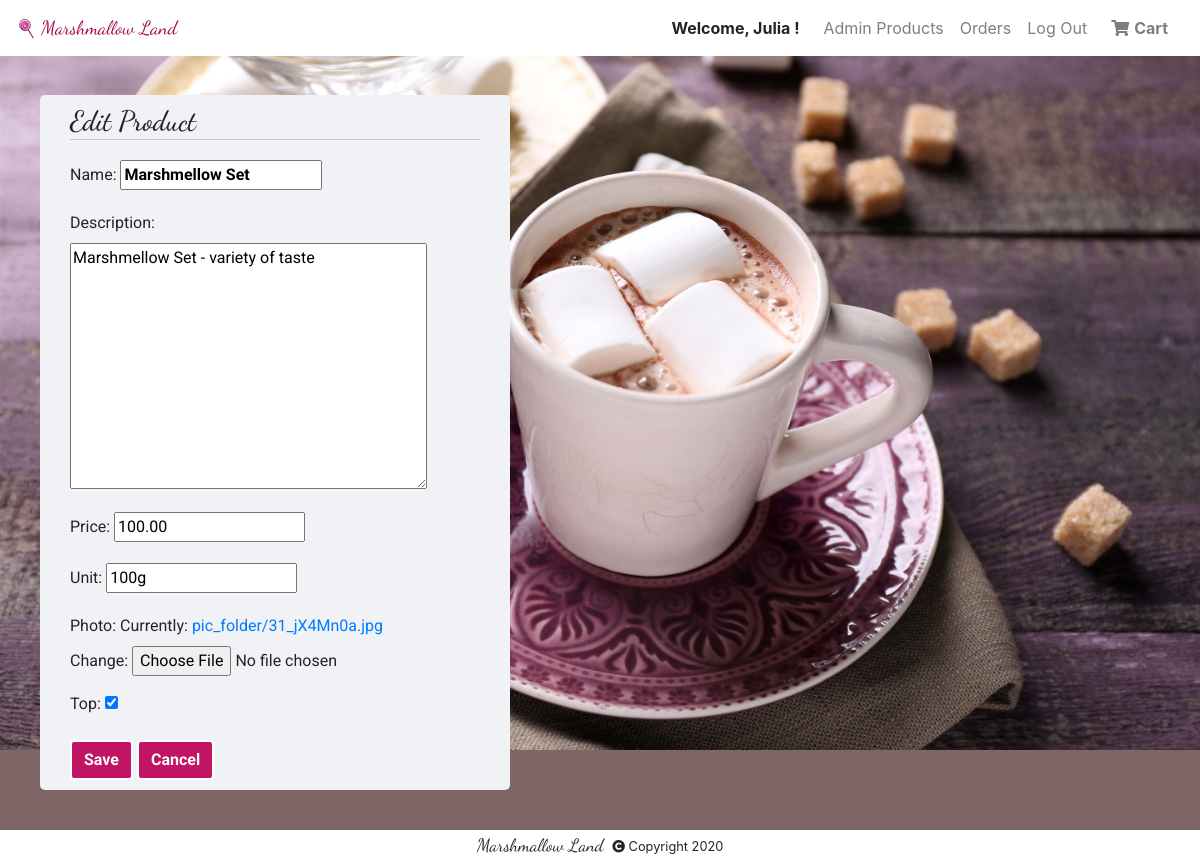
The page /admin_products/edit_product/54 (signed in) on the database its author committed.
### shop/models.py (models this page shows, shortened)
class User(AbstractUser):
	phone = models.CharField(max_length=13)
	pass

class Product(models.Model):
	name = models.CharField(max_length=100,blank=False)
	description = models.TextField(blank=True)
	price = models.DecimalField(max_digits=10, decimal_places=2)
	unit = models.CharField(max_length=12)
	photo = models.ImageField(upload_to = 'pic_folder', default = 'pic_folder/None/no-img.jpg')
	top = models.BooleanField(default = False)

### shop/views.py (the view)
# urls.py: path("admin_products/edit_product/<product_id>", views.edit_product, name="edit_product"),
@login_required
def edit_product(request, product_id):
	try:
		product = Product.objects.get(id=product_id)
	except Product.DoesNotExist:
		return render(request, 'shop/edit_product.html', {'edit_form': form, "message": "Edit form is incorrect."})
	if request.method == "POST":
		edit_form = ProductForm(request.POST, request.FILES, instance=product)
		if edit_form.is_valid():
			product = edit_form.save(commit=False)
			product.save()
			return redirect("admin_products")
		else:
			return render(request, 'shop/edit_product.html', {'edit_form': form, "message": "Edit form is incorrect."})
	elif request.method == "GET":
		edit_form = ProductForm(instance=product)
		return render(request, 'shop/edit_product.html', {'edit_form': edit_form})

### shop/forms.py
class ProductForm(forms.ModelForm):
    class Meta:
        model = Product
        fields = ('name', 'description', 'price', 'unit', 'photo', 'top',)

### shop/templates/shop/edit_product.html (shortened to what this page needs)
{% extends "shop/layout.html" %}
{% block body %}
	<div class="body_inner">
		{% if user.is_staff %}
		<div id="admin_div">
			<div id="edit_product_div">
				<form id="edit_product" method="post" enctype="multipart/form-data">{% csrf_token %}
					<h3>Edit Product</h3>
					{{ edit_form.as_p }}
					<button type="submit" class="save btn btn-primary">Save</button>
					<a class="btn btn-primary" href="{% url 'admin_products' %}">Cancel</a>
				</form>
			</div>
		</div>
		{% else %}
			Forbidden! You are not staff!
		{% endif %}
	</div>
{% endblock %}

### shop/templates/shop/layout.html (shortened to what this page needs)
{% load static %}
<!DOCTYPE html>
<html lang="en">
    <head>
       <link rel="stylesheet" href="https://stackpath.bootstrapcdn.com/bootstrap/4.4.1/css/bootstrap.min.css">
		<link rel="stylesheet" href="https://use.fontawesome.com/releases/v5.8.1/css/all.css">
        <link href="{% static 'shop/styles.css' %}" rel="stylesheet">
        <link href="{% static 'shop/media.css' %}" rel="stylesheet">
		<link href="{% static 'shop/slick/slick.css' %}" rel="stylesheet" type="text/css"/>
		<link href="{% static 'shop/slick/slick-theme.css' %}" rel="stylesheet" type="text/css"/>
   </head>
    <body>
        <nav class="navbar navbar-expand-md navbar-light bg-white">
            <a class="navbar-brand" href="{% url 'index' %}">Marshmallow Land</a>
            <div>
              <ul class="navbar-nav mr-auto">
                {% if user.is_authenticated %}
                    <li class="nav-item">
                        <span><strong> Welcome, {{ user.first_name }} !</strong></span>
                    </li>
					{% if user.is_staff %}
						<li class="nav-item">
							<a class="nav-link" href="{% url 'admin_products' %}">Admin Products</a>
						</li>
					{% endif %}
					<li class="nav-item">
						<a id="orders_link" href="{% url 'orders' %}" class="nav-link">Orders</a>
					</li>
                     <li class="nav-item">
                        <a class="nav-link" href="{% url 'logout' %}">Log Out</a>
                    </li>
				{% else %}
                    <li class="nav-item">
                        <a class="nav-link" href="{% url 'login' %}">Log In</a>
                    </li>
                {% endif %}
              </ul>
            </div>
                   <a id="cart_link" class="nav-link" href="{% url 'cart' %}">Cart</a>
         </nav>
        <div class="body">
            {% block body %}
            {% endblock %}
        </div>
		<footer>
			<div id="footer_copyright">
					<span>Marshmallow Land</span>
					<i class="fa fa-copyright" aria-hidden="true"></i> Copyright 2020
			</div>
		</footer>
    </body>
</html>

### shop/static/shop/styles.css (style rules this page uses)
html { height: 100%; }
body { display: flex; flex-direction: column; align-items: stretch; justify-content: space-between; height: 100%; background: #7f6666; }
.body { font-family: 'Roboto', sans-serif; background:#7f6666 url(img/bg_body.jpg) no-repeat; background-size: 100%; padding: 55px 0 0 0; }
.body_inner { margin: 40px; }
h1,h2,h3 { font-family: 'Dancing Script', cursive; }
.navbar { position: fixed; width:100%; display: flex; justify-content: space-between; z-index:10; }
.navbar > div { flex-grow:1; }
.navbar-nav { justify-content: flex-end; }
.nav-item a { cursor:pointer; }
.nav-item span { padding: .5rem 1rem; display: block; }
.navbar-light .navbar-brand { padding-left:25px; background:url(img/point.png) 0 no-repeat; font-family: 'Dancing Script', cursive; font-size: 1.2em; color: #a60951; }
#admin_div { display: flex; justify-content: space-between; }
#admin_div h3, #user_cart_form h3 { margin-bottom: 20px; border-bottom: 1px solid #c5c5c5; }
#edit_product_div { background: #f1f2f6; padding: 10px 30px; border-radius:5px; }
#edit_product_div form { max-width:410px; }
#edit_product_div #id_name { font-weight: bold; }
.product_buttons_div button, .btn, .btn-primary { font-weight: bold; border: 2px solid #fff; background: #c31363; cursor: pointer; color:white; }
#cart_link { position:relative; font-weight:bold; color: rgba(0,0,0,.5); }
#cart_link:before { content:'\f07a'; font-family: "Font Awesome 5 Free"; font-weight: 900; margin-right: 5px; }
footer { padding:3px 10px; text-align:center; background: #fff; }
#footer_copyright { font-size: 0.8em; }
#footer_copyright span { font-family: 'Dancing Script', cursive; font-size: 1.4em; margin-right:5px; }

### rows shown on the page
User: first_name "Julia"
Product: name "Marshmellow Set", description "Marshmellow Set - variety of taste", price "100.00", unit "100g", top "☑"
